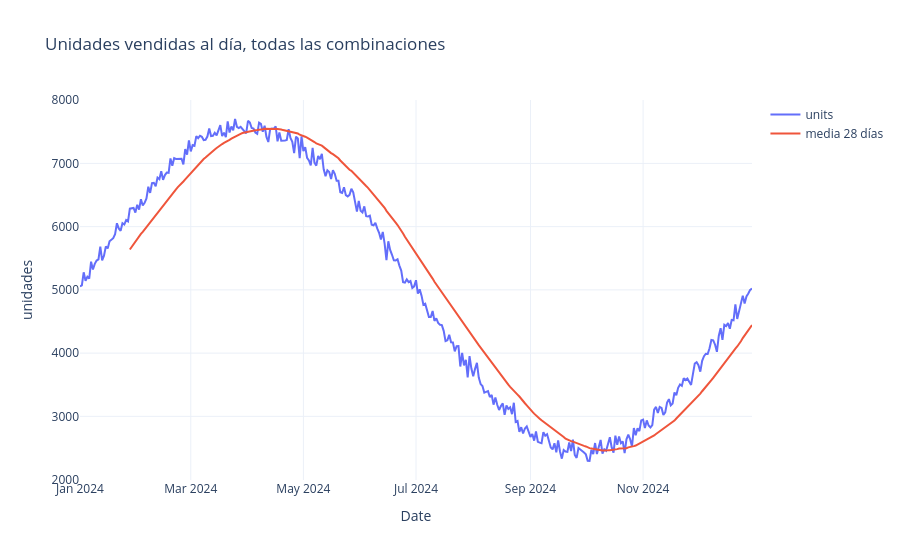

Notebook code cell kept with this figure:
### Markdown cell above
> **Lectura.** El 20 % vende el 20 %: la demanda está repartida por igual. La hipótesis de
> concentración era falsa, y por eso el brief la sustituyó por la de estacionalidad.

### 4.5 Tendencias en el tiempo

### Code cell
daily = clean.groupby("Date", as_index=False).agg(
    units=("Units_Sold", "sum"), inventory=("Inventory_Level", "sum")
)
daily["media 28 días"] = daily["units"].rolling(WINDOW).mean()

fig = px.line(daily, x="Date", y=["units", "media 28 días"],
              title="Unidades vendidas al día, todas las combinaciones")
fig.update_layout(yaxis_title="unidades", legend_title=None)
fig.show()

### Figure 1 — Plotly figure (JSON) as saved in the notebook; plotly's stock layout.template omitted (floating-point values rounded to 4 significant figures; data arrays with more than 128 entries replaced by an {"elided": "..."} marker saying what was removed)
{"data": [{"hovertemplate": "variable=units<br>Date=%{x}<br>value=%{y}<extra></extra>", "legendgroup": "units", "line": {"color": "#636efa", "dash": "solid"}, "marker": {"symbol": "circle"}, "mode": "lines", "name": "units", "orientation": "v", "showlegend": true, "type": "scatter", "x": {"elided": "365 str values"}, "xaxis": "x", "y": {"elided": "365 float values"}, "yaxis": "y"}, {"hovertemplate": "variable=media 28 días<br>Date=%{x}<br>value=%{y}<extra></extra>", "legendgroup": "media 28 días", "line": {"color": "#EF553B", "dash": "solid"}, "marker": {"symbol": "circle"}, "mode": "lines", "name": "media 28 días", "orientation": "v", "showlegend": true, "type": "scatter", "x": {"elided": "365 str values"}, "xaxis": "x", "y": {"elided": "365 float values"}, "yaxis": "y"}], "layout": {"legend": {"title": {}, "tracegroupgap": 0}, "title": {"text": "Unidades vendidas al día, todas las combinaciones"}, "xaxis": {"anchor": "y", "domain": [0.0, 1.0], "title": {"text": "Date"}}, "yaxis": {"anchor": "x", "domain": [0.0, 1.0], "title": {"text": "unidades"}}}}
